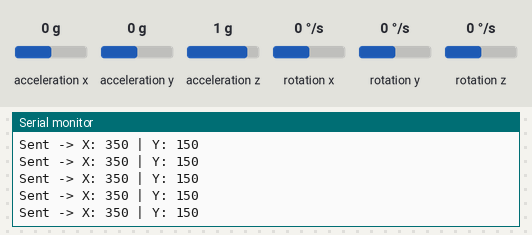
Bench run of a sketch on a simulated Arduino Uno, built with avr-gcc and run on an emulated ATmega328P. Parts: the last lines printed to the serial monitor. The inputs (shaded band) are chosen by the test bench; at power-on: acceleration y 0 g, acceleration x 0 g, acceleration z 1 g, rotation x 0 °/s, rotation y 0 °/s, rotation z 0 °/s. No radio packets arrive unless stated.

Above: at 1.2 s.
1.3 s: acceleration y set to -1.4 g
At 2.4 s:
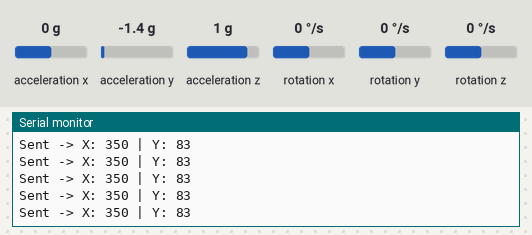
4.3 s: acceleration y set to -0.8 g
At 4.9 s:
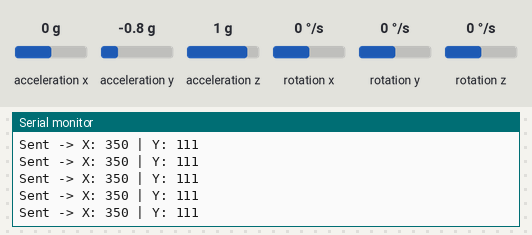
7.3 s: acceleration x set to -1.4 g
At 8.4 s:
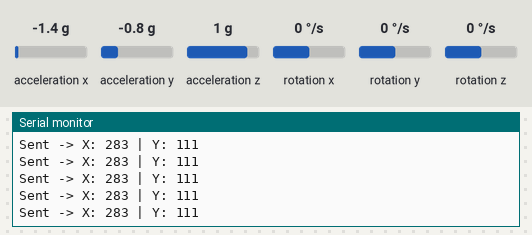
8.8 s: acceleration y set to -1.4 g
At 9.6 s:
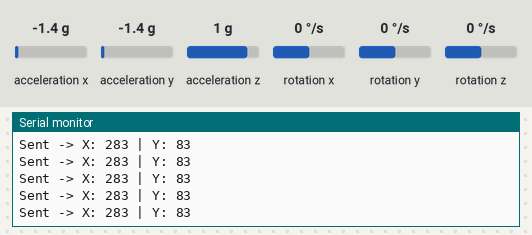
11.8 s: acceleration y set to 0 g
At 12.7 s:
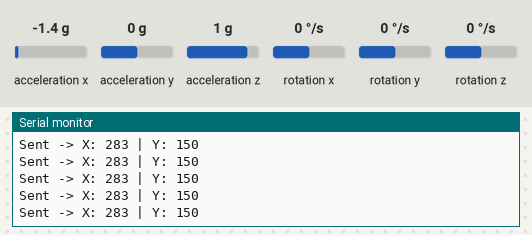
Timing chart, 0 to 14.8 s (numbered marks = the images above; inputs shaded):
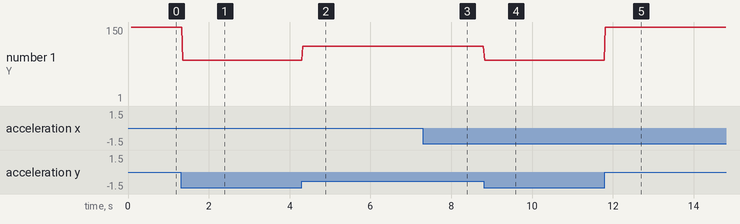

Measured:
- after the input at 1.3 s, the serial monitor: prints a new line after 0.05 s (image 1)
- after the input at 4.3 s, the serial monitor: prints a new line at once (image 2)
- after the input at 7.3 s, the serial monitor: prints a new line at once (image 3)
- after the input at 8.8 s, the serial monitor: prints a new line at once (image 4)
- after the input at 11.8 s, the serial monitor: prints a new line at once (image 5)
- plotted number 1: 150 → 83 after the input at 1.3 s, 83 → 111 after the input at 4.3 s, 111 → 83 after the input at 8.8 s, 83 → 1 after the input at 11.8 s

The sketch:

transmitter.ino
```cpp
/*
  Gesture Control Transmitter (Complete Version)
  - Uses MPU6050 to detect tilt
  - Sends specific mapped data to Receiver
  - Library Requirements: RF24, I2Cdev, MPU6050
*/

#include <SPI.h>
#include <nRF24L01.h>
#include <RF24.h>
#include <Wire.h>
#include <I2Cdev.h>
#include <MPU6050.h>

// --- MPU6050 Setup ---
MPU6050 mpu;
int16_t ax, ay, az;
int16_t gx, gy, gz;

// --- Data Packet ---
// data[0] = X Axis (Forward/Back)
// data[1] = Y Axis (Left/Right)
int data[2];

// --- NRF24L01 Setup ---
// CE = 8, CSN = 9 (As per your working snippet)
RF24 radio(8, 9);

// Address (Must match the Receiver exactly)
const uint64_t pipe = 0xE8E8F0F0E1LL;

void setup(void) {
  Serial.begin(9600);
  Wire.begin();

  // Initialize MPU6050
  Serial.println("Initializing MPU6050...");
  mpu.initialize();

  // Verify MPU connection
  if(mpu.testConnection()) {
    Serial.println("MPU6050 connection successful");
  } else {
    Serial.println("MPU6050 connection failed");
  }

  // Initialize NRF24L01
  radio.begin();
  radio.openWritingPipe(pipe);
  radio.setPALevel(RF24_PA_MIN); // Low power mode (better for battery life/stability)
  radio.stopListening();         // Put radio in Transmitter mode

  Serial.println("Transmitter Ready.");
}

void loop(void) {
  // 1. Read Raw Data from MPU6050
  mpu.getMotion6(&ax, &ay, &az, &gx, &gy, &gz);

  // 2. Map and Prepare Data
  // X Axis: Maps raw accel (-17000 to 17000) to range (300 to 400)
  // Center is approx 350. >365 is Forward, <335 is Backward.
  data[0] = map(ax, -17000, 17000, 300, 400);

  // Y Axis: Maps raw accel (-17000 to 17000) to range (100 to 200)
  // Center is approx 150. >165 is Right, <135 is Left.
  data[1] = map(ay, -17000, 17000, 100, 200);

  // 3. Send Data via NRF
  bool report = radio.write(data, sizeof(data));

  // 4. Debugging (View in Serial Monitor)
  // Only prints if transmission was successful to avoid spamming errors
  if (report) {
    Serial.print("Sent -> X: ");
    Serial.print(data[0]);
    Serial.print(" | Y: ");
    Serial.println(data[1]);
  } else {
    Serial.println("Transmission Failed (Check NRF wiring)");
  }

  // Small delay to prevent flooding the radio
  delay(20);
}
```
